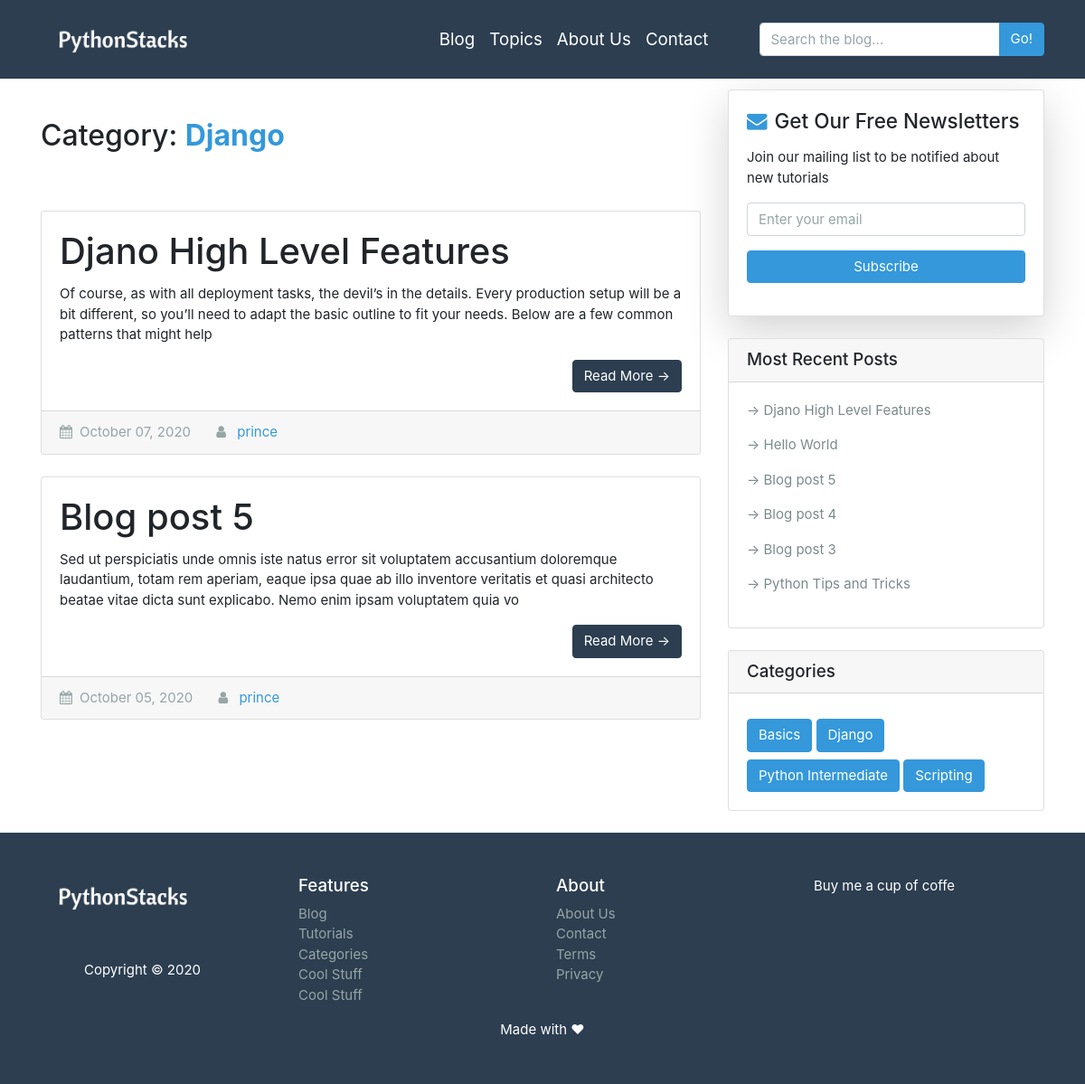
/category/Django, run on the app's committed database.
### blog/models.py (models this page shows, shortened)
class Category(models.Model):
    tag = models.CharField(max_length=50)
    def __str__(self):
        return f'{self.tag}'

class Post(models.Model):
    title = models.CharField(max_length=200)
    author = models.ForeignKey(Author, on_delete=models.CASCADE)
    image = models.ImageField(upload_to='post_images', blank=True)
    slug = models.SlugField(unique=True)
    overview = models.TextField()
    content = RichTextUploadingField()
    pub_date = models.DateTimeField(auto_now_add=True)
    categories = models.ManyToManyField(Category, related_name='posts')
    featured = models.BooleanField(default=False)
    class Meta:
        ordering = ['-pub_date']

class Author(models.Model):
    user = models.OneToOneField(User, on_delete=models.CASCADE)
    def __str__(self):
        return f"{self.user.username}"

### blog/views.py (the view)
# urls.py: path("category/<str:category_tag>", views.category, name='category'),
def category(request, category_tag):
    cat = Category.objects.get(tag=category_tag)
    posts = cat.posts.all()
    context = {
        'cat_name': category_tag,
        'posts': posts,
        'categories': categories,
        'recent_posts': recent_posts,
    }
    return render(request, 'blog/category.html', context)

### blog/templates/blog/category.html (shortened to what this page needs)
{% extends "blog/base.html" %}
{% block content %}
  <div class="container">
    <div class="row">
      <div class="col-md-8">
        <div class="my-5 py-2">
          <h3>Category: <span class="text-info font-weight-bold">{{ cat_name }}</span></h3>
        </div>
      {% for post in posts %}
        <div class="card mb-4">
          <div class="card-body">
            <h2 class="card-title">{{ post.title }}</h2>
            <p class="card-text">{{ post.overview | safe | slice:":250" }}</p>
            <a href="{% url 'blog:detail' post.slug %}" class="btn btn-primary float-right">Read More &rarr;</a>
          </div>
          <div class="card-footer text-muted">
            <i class="fa fa-calendar mr-2"></i>{{ post.pub_date | date:"F d, Y"}}
            <i class="fa fa-user ml-4 mr-2"></i> <a href="#">{{ post.author }}</a>
          </div>
        </div>
      {% endfor %}
      </div>
      {% include 'blog/sidebar.html'%}
    </div>
  </div>
{% endblock content%}

### blog/templates/blog/sidebar.html
<div class="col-md-4">
        <div class="card my-4 shadow-lg">
          <div class="card-body">
            <h4><i class="fa fa-envelope mr-2 text-info"></i>Get Our Free Newsletters</h4>
            <p class="mt-3">Join our mailing list to be notified about new tutorials </p>
            <form method="" action="{% url 'blog:search' %}">
              <div class="form-group">
                <input type="email" class="form-control" name="email" placeholder="Enter your email">
                <button class="btn btn-info btn-block mt-3" type="submit">Subscribe</button>
              </div>
            </form>
          </div>
        </div>
        <div class="card my-4">
          <h5 class="card-header">Most Recent Posts</h5>
          <div class="card-body">
            {% for recent in recent_posts %}
            <p ><a class="text-dark" href="{% url 'blog:detail' recent.slug %}">&rarr; {{ recent.title }}</a></p>
            {% endfor %}
          </div>
        </div>
        <div class="card my-4">
          <h5 class="card-header">Categories</h5>
          <div class="card-body">
            {% for cat in categories %}
              <a class="btn btn-info mt-2" href="{% url 'blog:category' cat.tag %}">{{ cat }}</a>
            {% endfor %}
          </div>
        </div>
</div>

### blog/templates/blog/base.html (style rules this page uses)
body { padding-top: 75px; font-family: -apple-system, BlinkMacSystemFont, 'Segoe UI', Roboto, Oxygen, Ubuntu, Cantarell, 'Open Sans', 'Helvetica Neue', sans-serif; }
a { color: #3498db; }

### data on the page
Category: tag "Django"
Post: title "Djano High Level Features", overview "Of course, as with all deployment tasks, the devil’s in the details. Every production setup will be a bit different, so you’ll need to adapt the basic outline to fit your needs. Below are a few common patterns that might help", pub_date "October 07, 2020", author "prince"
Post: title "Blog post 5", overview "Sed ut perspiciatis unde omnis iste natus error sit voluptatem accusantium doloremque laudantium, totam rem aperiam, eaque ipsa quae ab illo inventore veritatis et quasi architecto beatae vitae dicta sunt explicabo. Nemo enim ipsam voluptatem quia vo", pub_date "October 05, 2020", author "prince"
Post: title "Hello World"
Post: title "Blog post 4"
Post: title "Blog post 3"
Post: title "Python Tips and Tricks"
Category: tag "Basics"
Category: tag "Python Intermediate"
Category: tag "Scripting"
